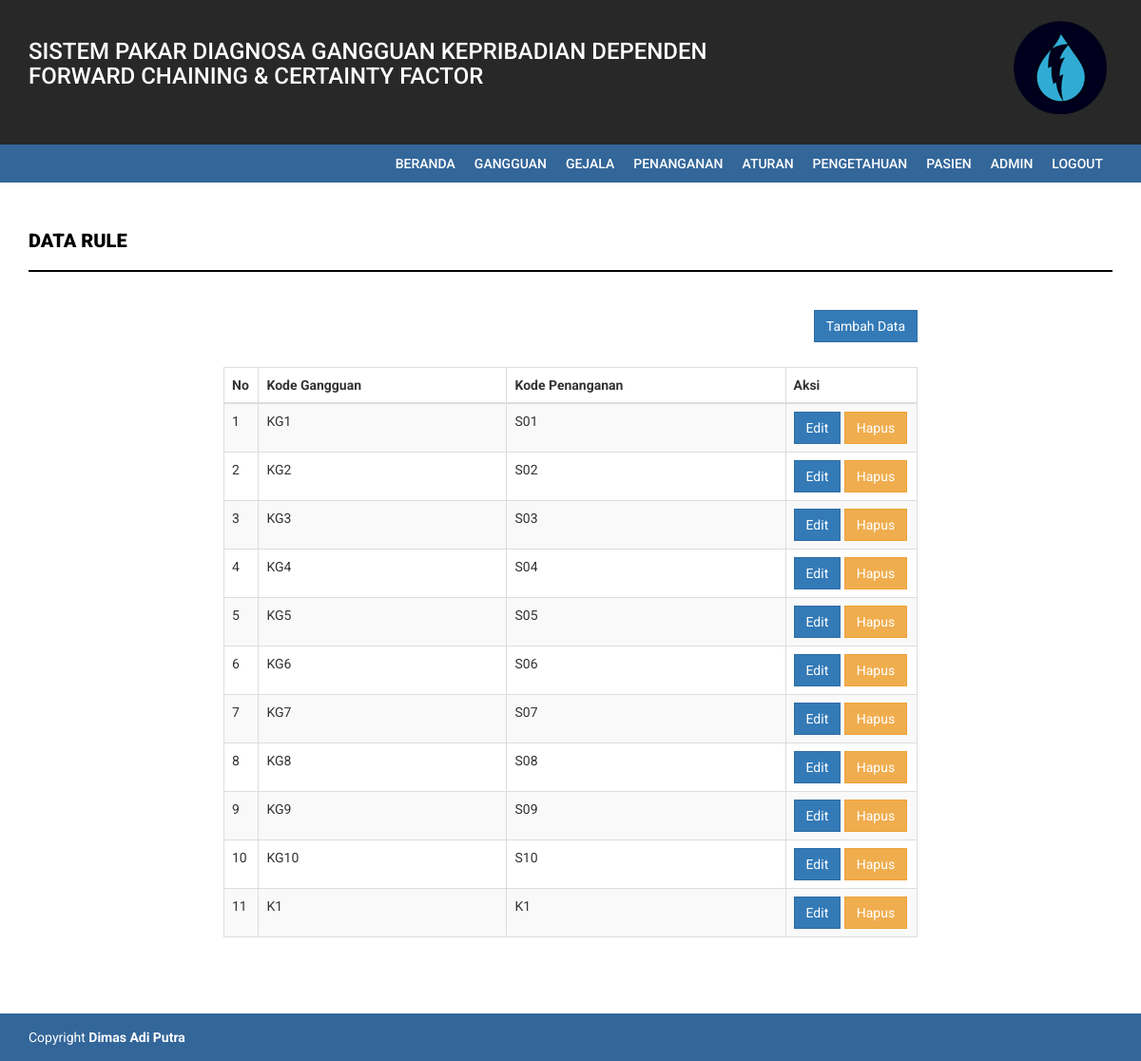
The app's page /home.php?page=rulepenanganan (signed in) with its own data.
### tables this page shows
CREATE TABLE `rule_penanganan` (
  `id_rule` int(11) NOT NULL,
  `kode_kerusakan` varchar(20) NOT NULL,
  `kode_penanganan` varchar(20) NOT NULL
);

### admin/rulepenanganan.php (the view)
<div class="content-wrapper">
       <div class="container">
           <div class="row">
               <div class="col-md-12">
                   <h4 class="page-head-line">DATA RULE</h4>
               </div>
           </div>
           <div class="col-md-8 col-md-offset-2">
           	<button type="button" onclick=window.location.href='?page=tambahrulepenanganan' class='btn btn-primary' style="float:right">Tambah Data</button><br><br>
               <div class="table-responsive">
                   <table class="table table-striped table-bordered table-hover">
                       <thead>
                           <tr>
                               <th width="5%">No</th>
                               <th>Kode Gangguan</th>
                               <th>Kode Penanganan</th>
                               <th width="19%">Aksi</th>
                           </tr>
                       </thead>
                       <tbody>
                       	<?php
						include "koneksi.php";
						$sql= mysqli_query($koneksi, "SELECT * FROM rule_penanganan");
						$no=1;
						while($row = mysqli_fetch_array($sql)){
						?>
                           <tr>
                               <td><?php echo $no; ?></td>
                               <td><?php echo $row['kode_kerusakan']; ?></td>
                               <td><?php echo $row['kode_penanganan']; ?></td>
                               <td>
                               <a href="?page=editrulepenanganan&id_rule=<?php echo $row['id_rule'];?>" class='btn btn-primary'>Edit</a>
				  			<a onclick="return confirm ('Yakin Data ini Dihapus..?')" href="?page=deleterulepenanganan&id_rule=<?php echo $row['id_rule'];?>" class='btn btn-warning'>Hapus</a>
                               </td>
                           </tr>
                           <?php
						$no++;
						}
						?>
                       </tbody>
                   </table>
               </div>
           </div>
       </div>
   </div>

### assets/css/style.css (style rules this page uses)
body { font-family: 'Roboto', sans-serif; line-height: 30px; }
.content-wrapper { margin-top: 40px; min-height: 343px; padding-bottom: 60px; }
.page-head-line { font-weight: 900; padding-bottom: 20px; border-bottom: 2px solid #000000; text-transform: uppercase; color: #000000; font-size: 20px; margin-bottom: 40px; }
.btn { border-radius: 0px; -webkit-border-radius: 0px; -moz-border-radius: 0px; }

### records on screen
rule_penanganan: kode_kerusakan "KG1", kode_penanganan "S01"
rule_penanganan: kode_kerusakan "KG2", kode_penanganan "S02"
rule_penanganan: kode_kerusakan "KG3", kode_penanganan "S03"
rule_penanganan: kode_kerusakan "KG4", kode_penanganan "S04"
rule_penanganan: kode_kerusakan "KG5", kode_penanganan "S05"
rule_penanganan: kode_kerusakan "KG6", kode_penanganan "S06"
rule_penanganan: kode_kerusakan "KG7", kode_penanganan "S07"
rule_penanganan: kode_kerusakan "KG8", kode_penanganan "S08"
rule_penanganan: kode_kerusakan "KG9", kode_penanganan "S09"
rule_penanganan: kode_kerusakan "KG10", kode_penanganan "S10"
rule_penanganan: kode_kerusakan "K1", kode_penanganan "K1"
